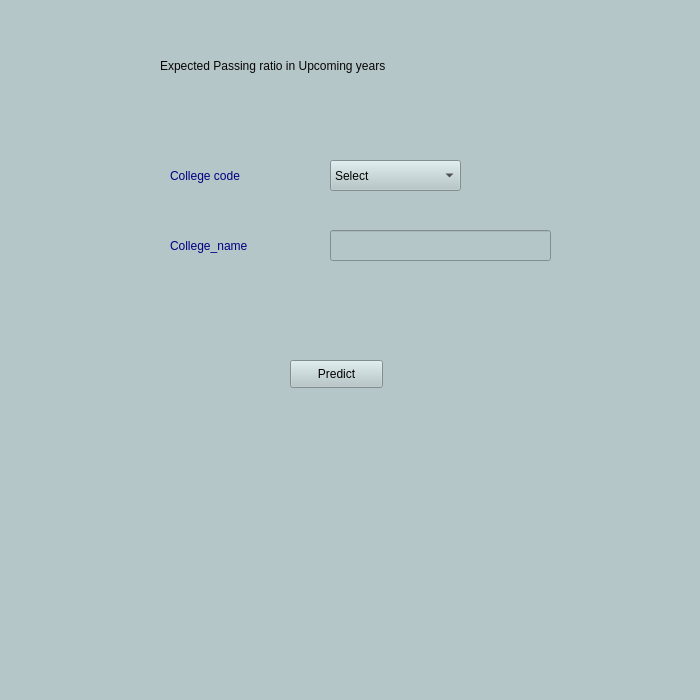
<?xml version="1.0" encoding="UTF-8"?>
<ui version="4.0">
 <class>pre</class>
 <widget class="QMainWindow" name="pre">
  <property name="geometry">
   <rect>
    <x>0</x>
    <y>0</y>
    <width>700</width>
    <height>700</height>
   </rect>
  </property>
  <property name="maximumSize">
   <size>
    <width>700</width>
    <height>700</height>
   </size>
  </property>
  <property name="windowTitle">
   <string>On Basis of Result</string>
  </property>
  <property name="styleSheet">
   <string notr="true">background-color: rgb(181, 198, 200);</string>
  </property>
  <widget class="QWidget" name="centralwidget">
   <widget class="QLabel" name="label">
    <property name="geometry">
     <rect>
      <x>170</x>
      <y>160</y>
      <width>141</width>
      <height>31</height>
     </rect>
    </property>
    <property name="styleSheet">
     <string notr="true">color: rgb(0, 0, 127);
font: 75 14pt &quot;MS Shell Dlg 2&quot;;
</string>
    </property>
    <property name="text">
     <string>College code</string>
    </property>
   </widget>
   <widget class="QLabel" name="label_2">
    <property name="geometry">
     <rect>
      <x>170</x>
      <y>230</y>
      <width>141</width>
      <height>31</height>
     </rect>
    </property>
    <property name="styleSheet">
     <string notr="true">font: 75 14pt &quot;MS Shell Dlg 2&quot;;
color: rgb(0, 0, 127);</string>
    </property>
    <property name="text">
     <string>College_name</string>
    </property>
   </widget>
   <widget class="QComboBox" name="cmbcode">
    <property name="geometry">
     <rect>
      <x>330</x>
      <y>160</y>
      <width>131</width>
      <height>31</height>
     </rect>
    </property>
    <property name="styleSheet">
     <string notr="true">font: 12pt &quot;MS Shell Dlg 2&quot;;
color: rgb(2, 2, 2);</string>
    </property>
    <item>
     <property name="text">
      <string>Select</string>
     </property>
    </item>
   </widget>
   <widget class="QLabel" name="label_3">
    <property name="geometry">
     <rect>
      <x>160</x>
      <y>50</y>
      <width>381</width>
      <height>31</height>
     </rect>
    </property>
    <property name="styleSheet">
     <string notr="true">font: 12pt &quot;MS Shell Dlg 2&quot;;
color: rgb(8, 5, 5);</string>
    </property>
    <property name="text">
     <string>Expected Passing ratio in Upcoming years</string>
    </property>
   </widget>
   <widget class="QLineEdit" name="txtclgname">
    <property name="geometry">
     <rect>
      <x>330</x>
      <y>230</y>
      <width>221</width>
      <height>31</height>
     </rect>
    </property>
    <property name="styleSheet">
     <string notr="true">font: 12pt &quot;MS Shell Dlg 2&quot;;
color: rgb(7, 7, 7);</string>
    </property>
   </widget>
   <widget class="QPushButton" name="btnsubmit">
    <property name="geometry">
     <rect>
      <x>290</x>
      <y>360</y>
      <width>93</width>
      <height>28</height>
     </rect>
    </property>
    <property name="styleSheet">
     <string notr="true">font: 12pt &quot;MS Shell Dlg 2&quot;;
color: rgb(0, 0, 0);
font: 14pt &quot;MS Shell Dlg 2&quot;;
</string>
    </property>
    <property name="text">
     <string>Predict</string>
    </property>
   </widget>
  </widget>
  <widget class="QStatusBar" name="statusbar"/>
 </widget>
 <resources/>
 <connections/>
</ui>
